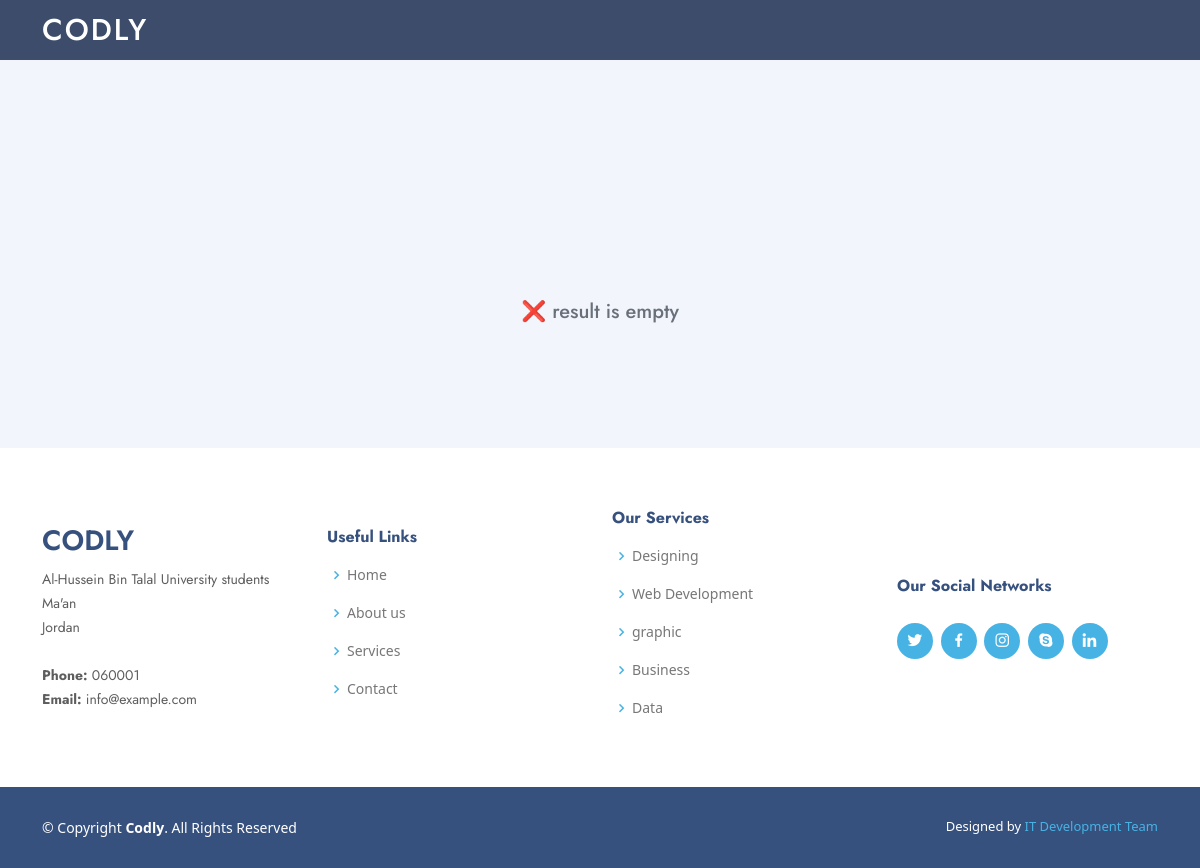
/captain-account-details.php, run on an earlier commit of the app's database.
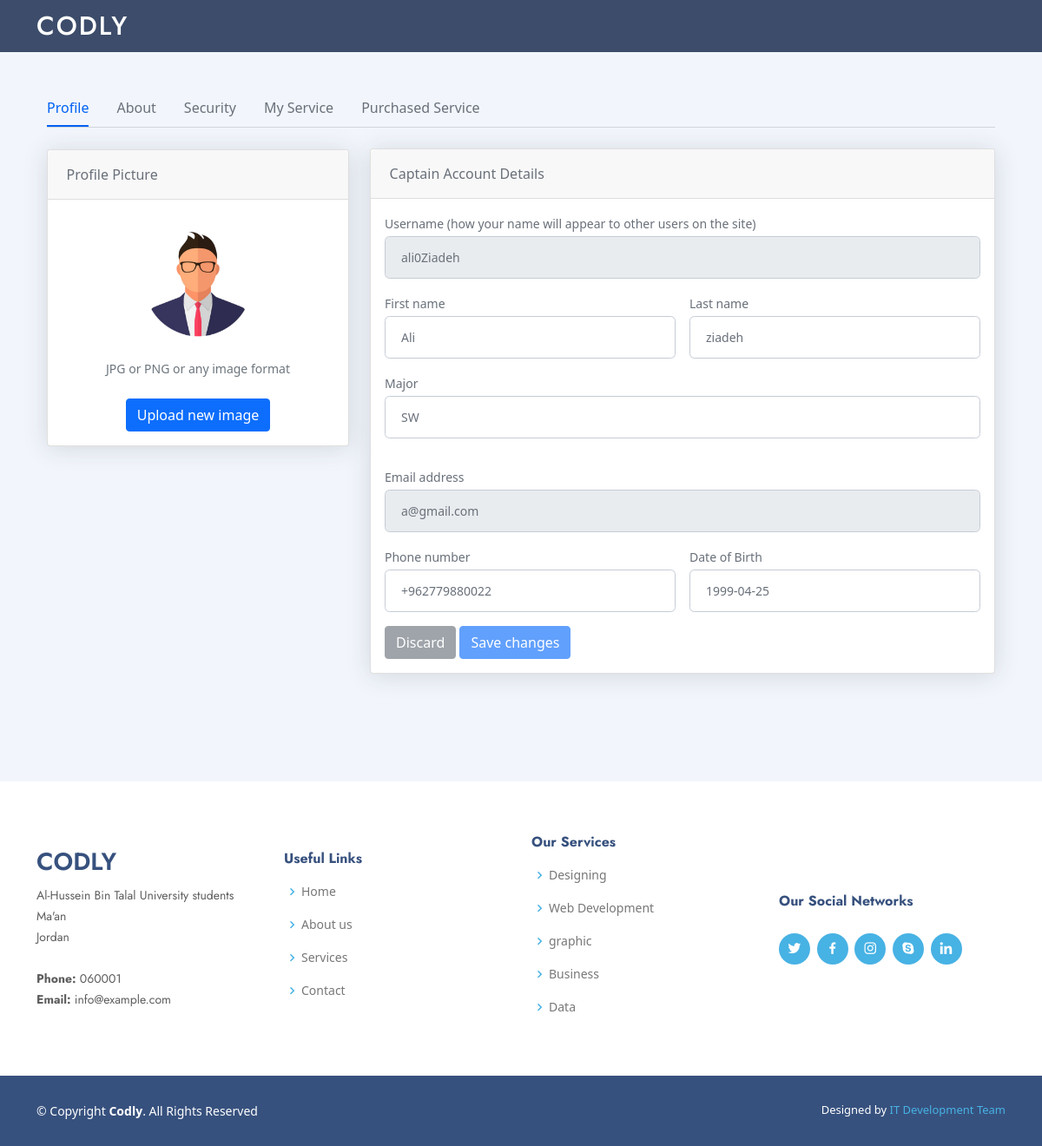
And on a later commit of the database.
### tables this page shows
CREATE TABLE `captain` (
  `captainusername` varchar(25) NOT NULL,
  `firstname` varchar(25) NOT NULL,
  `lastname` varchar(25) NOT NULL,
  `password` varchar(25) NOT NULL,
  `email` varchar(50) NOT NULL,
  `phonenumber` varchar(12) NOT NULL,
  `dob` date NOT NULL,
  `major` varchar(25) NOT NULL,
  `bio` varchar(1000) NOT NULL,
  `attach` varchar(255) NOT NULL,
  `image` varchar(255) NOT NULL
);

### captain-account-details.php (the view, shortened to what this page needs)
<?php
include './forms/connection.php';
?>
<!DOCTYPE html>
<html lang="en">
<head>
  <link href="assets/vendor/aos/aos.css" rel="stylesheet" />
  <link href="assets/vendor/bootstrap/css/bootstrap.min.css" rel="stylesheet" />
  <link href="assets/vendor/bootstrap-icons/bootstrap-icons.css" rel="stylesheet" />
  <link href="assets/vendor/boxicons/css/boxicons.min.css" rel="stylesheet" />
  <link href="assets/vendor/glightbox/css/glightbox.min.css" rel="stylesheet" />
  <link href="assets/vendor/remixicon/remixicon.css" rel="stylesheet" />
  <link href="assets/vendor/swiper/swiper-bundle.min.css" rel="stylesheet" />
  <link href="assets/css/style.css" rel="stylesheet" />
  <link rel="stylesheet" href="assets/css/contact-us.css" />
  <link href="assets/css/features.css" rel="stylesheet" />
  <link href="https://cdn.jsdelivr.net/npm/bootstrap@5.0.1/dist/css/bootstrap.min.css" rel="stylesheet">
</head>
<body>
  <header id="header" class="fixed-top header-inner-pages">
    <div class="container d-flex align-items-center">
      <h1 class="logo me-auto"><a href="index.php">codly</a></h1>
    </div>
  </header>
  <?php
  $captainusername = 'ali0Ziadeh';
  ?>
  <main id="main" style="padding-top: 60px;">
    <?php
    $counter = 0;
    $query = "SELECT `captainusername`, `firstname`, `lastname`, `email`, `phonenumber`, `dob`, `major`, `image` FROM `captain` where `captainusername` = '$captainusername' ";
    $result = mysqli_query($con, $query);
    if ($result) {
      while ($row = mysqli_fetch_array($result, MYSQLI_ASSOC)) {
        $counter += 1;
    ?>
        <div class="container-xl px-4 mt-4">
          <nav class="nav nav-borders">
            <a class="nav-link active ms-0" href="#">Profile</a>
            <a class="nav-link" href="captain-about-page.php?captainusername=<?php echo $captainusername; ?>">About</a>
            <a class="nav-link" href="captain-security-page.php?captainusername=<?php echo $captainusername; ?>">Security</a>
            <a class="nav-link" href="add-services.php?captainusername=<?php echo $captainusername; ?>">My Service</a>
            <a class="nav-link" href="purchase.php?captainusername=<?php echo $captainusername; ?>">Purchased Service</a>
          </nav>
          <hr class="mt-0 mb-4">
          <div class="row">
            <div class="col-xl-4">
              <div class="card mb-4 mb-xl-0">
                <div class="card-header">Profile Picture</div>
                <div class="card-body text-center">
                  <?php
                  $get_image = "SELECT `image` FROM `captain` where `captainusername` = '$captainusername' ";
                  $image_result = mysqli_query($con, $get_image);
                  $profile_image = mysqli_fetch_assoc($image_result);
                  echo "<img class='img-account-profile rounded-circle mb-2' src='assets/img/captain_profile/" . $profile_image['image'] . "' alt='captain profile image'>";
                  ?>
                  <div class="small font-italic text-muted mb-4">JPG or PNG or any image format</div>
                  <button class="btn btn-primary" type="button" onclick="image.click();">Upload new image</button>
                </div>
              </div>
            </div>
            <?php
            $query = "SELECT `captainusername`, `firstname`, `lastname`, `email`, `phonenumber`, `dob`, `major` FROM `captain` where `captainusername` = '$captainusername' ";
            $result = mysqli_query($con, $query);
            $row = mysqli_fetch_array($result, MYSQLI_ASSOC);
            ?>
            <div class="col-xl-8">
              <div class="card mb-4">
                <div class="card-header">Captain Account Details</div>
                <div class="card-body">
                  <form name="form1" method="POST" action="captain-account-details.php" enctype="multipart/form-data">
                    <div class="mb-3">
                      <label class="small mb-1" for="inputUsername">Username (how your name will appear to other users on the
                        site)</label>
                      <input class="form-control" id="inputUsername" type="text" name="captainusername" disabled placeholder="Enter your username" value="<?php echo $row['captainusername']; ?> " maxlength="25">
                    </div>
                    <div class="row gx-3 mb-3">
                      <div class="col-md-6">
                        <label class="small mb-1" for="inputFirstName">First name</label>
                        <input class="form-control" id="inputFirstName" type="text" name="fname" placeholder="Enter your first name" value="<?php echo $row['firstname']; ?>" maxlength="25">
                      </div>
                      <div class="col-md-6">
                        <label class="small mb-1" for="inputLastName">Last name</label>
                        <input class="form-control" id="inputLastName" type="text" name="lname" placeholder="Enter your last name" value="<?php echo $row['lastname']; ?>" maxlength="25">
                      </div>
                    </div>
                    <div class="row gx-3 mb-3">
                      <div class="mb-3">
                        <label class="small mb-1" for="inputOrgName">Major</label>
                        <input class="form-control" id="inputOrgName" type="text" name="major" placeholder="Enter your major field" value="<?php echo $row['major']; ?>" maxlength="25">
                      </div>
                    </div>
                    <div class="mb-3">
                      <label class="small mb-1" for="inputEmailAddress">Email address</label>
                      <input class="form-control" id="inputEmailAddress" type="email" name="email" disabled placeholder="Enter your email address" value="<?php echo $row['email']; ?>" maxlength="50">
                    </div>
                    <div class="row gx-3 mb-3">
                      <div class="col-md-6">
                        <label class="small mb-1" for="inputPhone">Phone number</label>
                        <input class="form-control" id="inputPhone" type="tel" name="phone" placeholder="Enter your phone number" value="<?php echo '+' . $row['phonenumber']; ?>" maxlength="12">
                      </div>
                      <div class="col-md-6">
                        <label class="small mb-1" for="inputBirthday">Date of Birth</label>
                        <input class="form-control" id="inputBirthday" type="text" name="dob" placeholder="Enter your birthday" value="<?php echo $row['dob']; ?>">
                      </div>
                    </div>
                    <button class="btn btn-secondary" type="reset" id="discard" onClick="window.location.reload();">Discard</button>
                    <button class="btn btn-primary" type="submit" id="save" name="save">Save changes</button>
                  </form>
                </div>
              </div>
            </div>
          </div>
        </div>
  </main>
<?php
      }
    }
    if ($counter == 0) {
?>
<h5 class="h5 pb-4 typo-space-line text-center" title="Profile Not Found" style="cursor: default; padding-top: 220px;">
  <?php echo "❌ result is empty"; ?>
</h5>
<?php }
?>
<footer id="footer">
  <div class="footer-top">
    <div class="container">
      <div class="row">
        <div class="col-lg-3 col-md-6 footer-contact">
          <h3>Codly</h3>
          <p>
            Al-Hussein Bin Talal University students <br>
            Ma'an <br>
            Jordan <br><br>
            <strong>Phone:</strong> 060001<br>
            <strong>Email:</strong> info@example.com<br>
          </p>
        </div>
        <div class="col-lg-3 col-md-6 footer-links">
          <h4>Useful Links</h4>
          <ul>
            <li><i class="bx bx-chevron-right"></i> <a href="#hero">Home</a></li>
            <li><i class="bx bx-chevron-right"></i> <a href="about.php#about">About us</a></li>
            <li><i class="bx bx-chevron-right"></i> <a href="#ser">Services</a></li>
            <li><i class="bx bx-chevron-right"></i> <a href="contact.php#contact">Contact</a></li>
          </ul>
        </div>
        <div class="col-lg-3 col-md-6 footer-links">
          <h4>Our Services</h4>
          <ul>
            <li><i class="bx bx-chevron-right"></i> <a href="#">Designing</a></li>
            <li><i class="bx bx-chevron-right"></i> <a href="#">Web Development</a></li>
            <li><i class="bx bx-chevron-right"></i> <a href="#">graphic</a></li>
            <li><i class="bx bx-chevron-right"></i> <a href="#">Business</a></li>
            <li><i class="bx bx-chevron-right"></i> <a href="#">Data</a></li>
          </ul>
        </div>
        <div class="col-lg-3 col-md-6 footer-links">
          <h4>Our Social Networks</h4>
          <div class="social-links mt-3">
            <a href="#" class="twitter"><i class="bx bxl-twitter"></i></a>
            <a href="#" class="facebook"><i class="bx bxl-facebook"></i></a>
            <a href="#" class="instagram"><i class="bx bxl-instagram"></i></a>
            <a href="#" class="google-plus"><i class="bx bxl-skype"></i></a>
            <a href="#" class="linkedin"><i class="bx bxl-linkedin"></i></a>
          </div>
        </div>
      </div>
    </div>
  </div>
  <div class="container footer-bottom clearfix">
    <div class="copyright">
      &copy; Copyright <strong><span>Codly</span></strong>. All Rights Reserved
    </div>
    <div class="credits">
      Designed by <a href="#">IT Development Team</a>
    </div>
  </div>
</footer>
</body>
</html>

### assets/css/style.css (style rules this page uses)
body { font-family: "Open Sans", sans-serif; color: #444444; }
a { color: #47b2e4; text-decoration: none; }
h1, h2, h3, h4, h5, h6 { font-family: "Jost", sans-serif; }
#header { transition: all 0.5s; z-index: 997; padding: 15px 0; }
#header.header-scrolled, #header.header-inner-pages { background: rgba(40, 58, 90, 0.9); }
#header .logo { font-size: 30px; margin: 0; padding: 0; line-height: 1; font-weight: 500; letter-spacing: 2px; text-transform: uppercase; }
#header .logo a { color: #fff; }
#footer { font-size: 14px; background: #37517e; margin: 100px 0 0 0; }
#footer .footer-top { padding: 60px 0 30px 0; background: #fff; }
#footer .footer-top .footer-contact { margin-bottom: 30px; }
#footer .footer-top .footer-contact h3 { font-size: 28px; margin: 0 0 10px 0; padding: 2px 0 2px 0; line-height: 1; text-transform: uppercase; font-weight: 600; color: #37517e; }
#footer .footer-top .footer-contact p { font-size: 14px; line-height: 24px; margin-bottom: 0; font-family: "Jost", sans-serif; color: #5e5e5e; }
#footer .footer-top h4 { font-size: 16px; font-weight: bold; color: #37517e; position: relative; padding-bottom: 12px; }
#footer .footer-top .footer-links { margin-bottom: 30px; }
#footer .footer-top .footer-links ul { list-style: none; padding: 0; margin: 0; }
#footer .footer-top .footer-links ul i { padding-right: 2px; color: #47b2e4; font-size: 18px; line-height: 1; }
#footer .footer-top .footer-links ul li { padding: 10px 0; display: flex; align-items: center; }
#footer .footer-top .footer-links ul li:first-child { padding-top: 0; }
#footer .footer-top .footer-links ul a { color: #777777; transition: 0.3s; display: inline-block; line-height: 1; }
#footer .footer-top .social-links a { font-size: 18px; display: inline-block; background: #47b2e4; color: #fff; line-height: 1; padding: 8px 0; margin-right: 4px; border-radius: 50%; text-align: center; width: 36px; height: 36px; transition: 0.3s; }
#footer .footer-bottom { padding-top: 30px; padding-bottom: 30px; color: #fff; }
#footer .copyright { float: left; }
#footer .credits { float: right; font-size: 13px; }
#footer .credits a { transition: 0.3s; }

### assets/css/features.css (style rules this page uses)
.row { display: flex; align-items: center; flex-wrap: wrap; justify-content: space-between; }

### captain-account-details.php (style rules this page uses)
body { margin-top: 20px; background-color: #f2f6fc; color: #69707a; }
.img-account-profile { height: 10rem; }
.rounded-circle { border-radius: 50% !important; }
.card { box-shadow: 0 0.15rem 1.75rem 0 rgb(33 40 50 / 15%); }
.card .card-header { font-weight: 500; }
.card-header:first-child { border-radius: 0.35rem 0.35rem 0 0; }
.card-header { padding: 1rem 1.35rem; margin-bottom: 0; background-color: rgba(33, 40, 50, 0.03); border-bottom: 1px solid rgba(33, 40, 50, 0.125); }
.form-control, .dataTable-input { display: block; width: 100%; padding: 0.875rem 1.125rem; font-size: 0.875rem; font-weight: 400; line-height: 1; color: #69707a; background-color: #fff; background-clip: padding-box; border: 1px solid #c5ccd6; -webkit-appearance: none; -moz-appearance: none; appearance: none; border-radius: 0.35rem; transition: border-color 0.15s ease-in-out, box-shadow 0.15s ease-in-out; }
.nav-borders .nav-link.active { color: #0061f2; border-bottom-color: #0061f2; }
.nav-borders .nav-link { color: #69707a; border-bottom-width: 0.125rem; border-bottom-style: solid; border-bottom-color: transparent; padding-top: 0.5rem; padding-bottom: 0.5rem; padding-left: 0; padding-right: 0; margin-left: 1rem; margin-right: 1rem; }
a, a:hover { text-decoration: none; }
.credits>a { color: #47b2e4; }
@media only screen and (min-width: 1200px) { .col-xl-4 { margin-top: -285px; } }

What changed in the data, as far as the page shows it:
added captain: image (picture), captainusername "ali0Ziadeh", fname "Ali", lname "ziadeh", major "SW", email "a@gmail.com", phone "+962779880022", dob "1999-04-25"
Also different on the page:
text no longer shown: "❌ result is empty"
